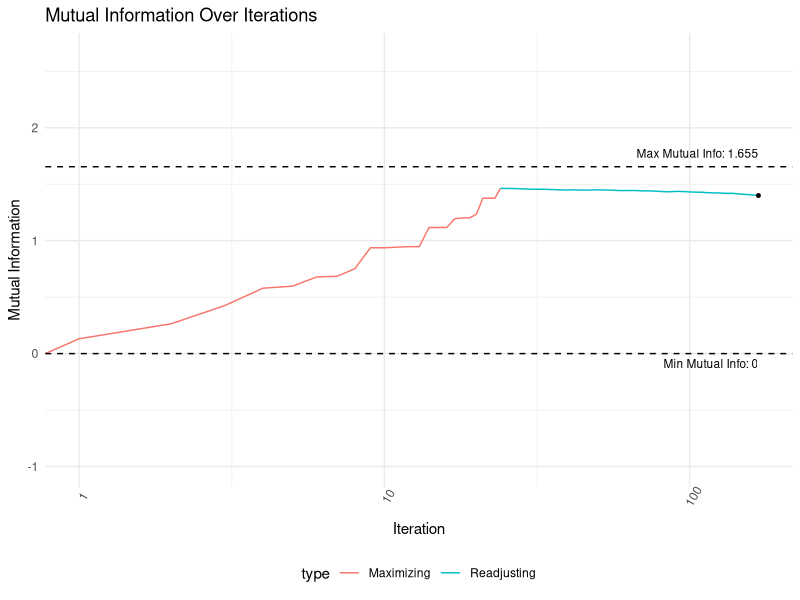
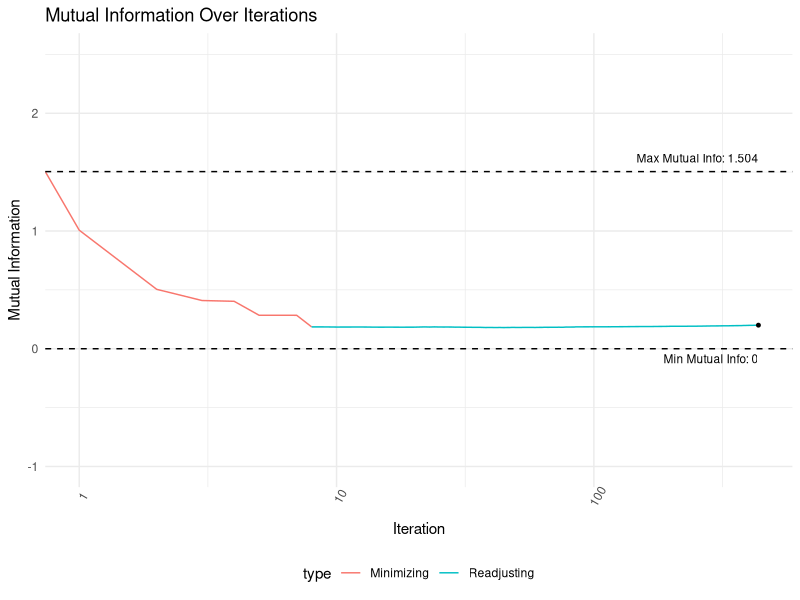

The R source for these figures, in order:
library(tidyverse)
library(stringr)

# Function to calculate mutual information
MutInf <- function(table) {
  rowsums <- rowSums(table)
  colsums <- colSums(table)
  ent_x <- sum(-rowsums/sum(rowsums) * log2(rowsums/sum(rowsums)), na.rm = TRUE)
  ent_y <- sum(-colsums/sum(colsums) * log2(colsums/sum(colsums)), na.rm = TRUE)
  return(ent_x + ent_y - entropy_pair(table))
}

# Function to calculate entropy of a pair
entropy_pair <- function(table) {
  total <- sum(table)
  probs <- table / total
  return(sum(-probs * log2(probs), na.rm = TRUE))
}

# Function to generate a new number for maximizing mutual information
gen_number_max <- function(x, tot_sum) {
  table <- x
  nrows <- nrow(table)
  ncols <- ncol(table)
  repeat {
    RR <- sample(1:nrows, 2)
    CC <- sample(1:ncols, 2)
    if (table[RR[1], CC[1]] > 0 && table[RR[2], CC[2]] > 0) break
  }
  
  delta1 <- min(table[RR[1], CC[1]], table[RR[2], CC[2]])
  delta2 <- -min(table[RR[1], CC[2]], table[RR[2], CC[1]])
  
  table1 <- table
  table2 <- table
  
  table1[RR[1], CC[1]] <- table1[RR[1], CC[1]] - delta1
  table1[RR[2], CC[2]] <- table1[RR[2], CC[2]] - delta1
  table1[RR[1], CC[2]] <- table1[RR[1], CC[2]] + delta1
  table1[RR[2], CC[1]] <- table1[RR[2], CC[1]] + delta1
  
  table2[RR[1], CC[1]] <- table2[RR[1], CC[1]] - delta2
  table2[RR[2], CC[2]] <- table2[RR[2], CC[2]] - delta2
  table2[RR[1], CC[2]] <- table2[RR[1], CC[2]] + delta2
  table2[RR[2], CC[1]] <- table2[RR[2], CC[1]] + delta2
  
  mutinf1 <- MutInf(table1)
  mutinf2 <- MutInf(table2)
  
  if (mutinf1 > mutinf2) {
    return(table1)
  } else {
    return(table2)
  }
}

# Function to generate a new number for minimizing mutual information
gen_number_min <- function(x, tot_sum) {
  table <- x
  nrows <- nrow(table)
  ncols <- ncol(table)
  repeat {
    RR <- sample(1:nrows, 2)
    CC <- sample(1:ncols, 2)
    if (table[RR[1], CC[1]] > 0 && table[RR[2], CC[2]] > 0) break
  }
  
  S <- (table[RR[1], CC[1]] + table[RR[2], CC[2]] + table[RR[1], CC[2]] + table[RR[2], CC[1]])*tot_sum
  delta <- round((table[RR[1], CC[1]]*tot_sum^2*table[RR[2], CC[2]] - table[RR[1], CC[2]]*tot_sum^2*table[RR[2], CC[1]]) / S)
  table[RR[1], CC[1]] <- table[RR[1], CC[1]] - delta/tot_sum
  table[RR[2], CC[2]] <- table[RR[2], CC[2]] - delta/tot_sum
  table[RR[1], CC[2]] <- table[RR[1], CC[2]] + delta/tot_sum
  table[RR[2], CC[1]] <- table[RR[2], CC[1]] + delta/tot_sum
  
  return(table)
}

# Function to generate a new number for stepwise modification
gen_number_1 <- function(x, tot_sum) {
  table <- x
  nrows <- nrow(table)
  ncols <- ncol(table)
  repeat {
    RR <- sample(1:nrows, 2)
    CC <- sample(1:ncols, 2)
    if (table[RR[1], CC[1]] > 0 && table[RR[2], CC[2]] > 0) break
  }
  
  delta <- 1/tot_sum
  
  table[RR[1], CC[1]] <- table[RR[1], CC[1]] - delta
  table[RR[2], CC[2]] <- table[RR[2], CC[2]] - delta
  table[RR[1], CC[2]] <- table[RR[1], CC[2]] + delta
  table[RR[2], CC[1]] <- table[RR[2], CC[1]] + delta
  
  return(table)
}

# Function to perform simulated annealing with stopping condition for target entropy
simul_anneal <- function(initial_table, obj, gen_fn, tot_sum, target, max_n = 5000, temp = 10, maxim = T, readj = F) {
  best <- initial_table
  best_eval <- obj(best)
  curr <- best
  curr_eval <- best_eval
  n <- 0
  mutual_info_history <- data.frame(iteration = 0, mutual_info = curr_eval, 
                                    type = ifelse(readj, "Readjusting", ifelse(maxim, "Maximizing", "Minimizing")))
  
  while (n < max_n) {
    if ((maxim && curr_eval >= target) || (!maxim && curr_eval <= target)) {
      print(paste("Target entropy reached:", curr_eval))
      break
    }
    
    cand <- gen_fn(curr, tot_sum)
    cand_eval <- obj(cand)
    if (maxim){
      if (cand_eval > best_eval) {
        best <- cand
        best_eval <- cand_eval
      }
      diff <- cand_eval - curr_eval
    } else {
      if (cand_eval < best_eval) {
        best <- cand
        best_eval <- cand_eval
      }
      diff <- -cand_eval + curr_eval
    }
    
    temp <- 0.9*temp #/ (n + 1)
    metropolis <- exp(diff / temp)
    if (diff > 0 || runif(1) < metropolis) {
      curr <- cand
      curr_eval <- cand_eval
    }
    n <- n + 1
    mutual_info_history <- rbind(mutual_info_history, data.frame(iteration = n, mutual_info = curr_eval, 
                                                                 type =  ifelse(readj, "Readjusting", ifelse(maxim, "Maximizing", "Minimizing"))))
  }
  return(list(best, best_eval, n, mutual_info_history))
}

# Sinkhorn algorithm function
sinkhorn_algorithm <- function(initial_table, obj, max_iter = 500, tolerance = 1e-5) {
  S <- sum(initial_table)
  S_r <- rowSums(initial_table)
  S_c <- colSums(initial_table)
  n <- nrow(initial_table)
  m <- ncol(initial_table)
  
  # Initialize alpha and beta
  alpha <- rep(1, m)
  beta <- rep(1, n)
  
  curr_eval <- obj(initial_table)
  mutual_info_history <- data.frame(iteration = 0, mutual_info = curr_eval, 
                                    type = "Minimizing")
  
  for (iter in 1:max_iter) {
    
    ones_mat <- matrix(1, nrow = m, ncol = n)
    
    # Update alpha
    alpha <- (S_c / (ones_mat %*% beta))
    # Update beta
    beta <- (S_r / (t(ones_mat) %*% alpha))
    
    # Convergence check
    updated_table <- t(diag(as.vector(alpha)) %*% ones_mat %*% diag(as.vector(beta)))
    curr_eval <- obj(updated_table)
    
    mutual_info_history <- rbind(mutual_info_history, data.frame(iteration = iter, mutual_info = curr_eval, 
                                                                 type = "Minimizing"))
  }
  updated_table <- t(diag(as.vector(alpha)) %*% ones_mat %*% diag(as.vector(beta)))
  new_mut <- obj(updated_table)
  return(list(updated_table, new_mut, iter, mutual_info_history))
}

# Function to solve entropy by adjusting mutual information
solve_entropy <- function(df, target, max_n = 10000, epsilon = 0.001) {
  y_name <- colnames(df)[1]
  x_name <- colnames(df)[2]
  table <- as.matrix(table(df[, c(y_name, x_name)]))
  table_sum <- sum(table)
  table <- table/table_sum # normalize
  old_mut <- MutInf(table)
  
  # Step 1: Find range of entropy values
  
  # Max Entropy (Maximizing mutual information)
  result_max <- simul_anneal(table, obj = MutInf, gen_fn = gen_number_max, 
                             tot_sum = table_sum, target = Inf, max_n = max_n, maxim = TRUE)
  new_mut_max <- result_max[[2]]
  
  # Min Entropy (Minimizing mutual information)
  result_min_sk <- sinkhorn_algorithm(table, obj = MutInf, max_iter = max_n)
  new_mut_min <- result_min_sk[[2]]
  
  # Print the max and min entropy values
  print(paste("Current Entropy:", old_mut))
  print(paste("Min Entropy:", new_mut_min))
  print(paste("Max Entropy:", new_mut_max))
  
  # Step 2: Check if the target entropy is within the range
  if (target < new_mut_min || target > new_mut_max) {
    print("Target entropy is out of range. Please choose a value between the min and max entropy.")
    return(NULL)
  }
  
  # Step 3: Adjust mutual information to reach the target entropy
  if (target > old_mut) {
    gen_fn <- gen_number_max
    result <- simul_anneal(table, obj = MutInf, gen_fn = gen_fn, 
                           tot_sum = table_sum, target = target, max_n = max_n, maxim = TRUE)
    final_hist = result[[4]]
    final_table <- result[[1]]
    final_mut <- result[[2]]
    if (result[[2]] - target > epsilon) {
      print("Target exceeded. Re-adjusting with gen_number_1 to decrease.")
      result_sub <- simul_anneal(result[[1]], obj = MutInf, gen_fn = gen_number_1, 
                             tot_sum = table_sum, target = target, max_n = max_n, 
                             maxim = FALSE, readj = T)
      result_sub[[4]]$iteration = result_sub[[4]]$iteration + max(final_hist$iteration)
      final_hist = rbind(result_sub[[4]], final_hist)
      final_table <- result_sub[[1]]
      final_mut <- result_sub[[2]]
    }
    
  } else {
    gen_fn <- gen_number_min
    result <- simul_anneal(table, obj = MutInf, gen_fn = gen_fn, 
                           tot_sum = table_sum, target = target, max_n = max_n, maxim = FALSE)
    final_hist = result[[4]]
    final_table <- result[[1]]
    final_mut <- result[[2]]
    if (target - result[[2]] > epsilon ) {
      print("Target crossed. Re-adjusting with gen_number_1 to increase.")
      result_sub <- simul_anneal(result[[1]], obj = MutInf, gen_fn = gen_number_1, 
                             tot_sum = table_sum, target = target, max_n = max_n, 
                             maxim = TRUE, readj = T)
      result_sub[[4]]$iteration = result_sub[[4]]$iteration + max(final_hist$iteration)
      final_hist = rbind(result_sub[[4]], final_hist)
      final_table <- result_sub[[1]]
      final_mut <- result_sub[[2]]
    }
  }
  
  print(paste("Final Mutual Information:", final_mut))
  return(list(final_table = final_table, history = final_hist,
              max_mut = new_mut_max, min_mut = new_mut_min))
}

# Increasing
set.seed(33)
df <- data.frame(
  x = sample(str_c("Categ", 1:4), 10000, replace = TRUE),
  y = sample(str_c("Categ", 10:4), 10000, replace = TRUE)
)

target_entropy <- 1.4 # Set your target entropy here
res <- solve_entropy(df, target_entropy)
final_table <- res$final_table
a = res$history
res$history %>%
  ggplot(aes(x = iteration, y = mutual_info, color = type)) +
  geom_line() +
  labs(title = "Mutual Information Over Iterations", x = "Iteration", y = "Mutual Information") +
  theme_minimal() +
  theme(legend.position = "bottom", axis.text.x = element_text(angle = 60)) +
  xlim(c(0, 1.5 * max(res$history$iteration))) + 
  ylim(c(res$min_mut - 1, res$max_mut + 1)) +
  geom_hline(yintercept = res$min_mut, linetype = "dashed", color = "black") +
  geom_hline(yintercept = res$max_mut, linetype = "dashed", color = "black") +
  geom_point(data = subset(res$history, iteration == max(res$history$iteration)), 
             aes(x = iteration, y = mutual_info), 
             color = "black", size = 1) +
  annotate("text", x = max(res$history$iteration), y = res$min_mut, 
           label = paste0("Min Mutual Info: ", round(res$min_mut, 3)), 
           vjust = 1.6, hjust = 1, color = "black", size = 3) +
  annotate("text", x = max(res$history$iteration), y = res$max_mut, 
           label = paste0("Max Mutual Info: ", round(res$max_mut, 3)), 
           vjust = -1, hjust = 1, color = "black", size = 3) +
  scale_x_log10()


# Decreasing


get_entropy <- function(df) {
  y_name <- colnames(df)[1]
  x_name <- colnames(df)[2]
  table <- as.matrix(table(df[, c(y_name, x_name)]))
  table_sum <- sum(table)
  table <- table/table_sum # normalize
  old_mut <- MutInf(table)
  old_mut
}
set.seed(42)
df <- data.frame(
  x = sample(str_c("Categ", 1:4), 10000, replace = TRUE)
) %>% mutate(y = 
               ifelse(str_ends(x, "1"), sample(str_c("Categ", 10:8), 1, replace = TRUE),
                      ifelse(str_ends(x, "2"), sample(str_c("Categ", 8:6), 1, replace = TRUE),
                             sample(str_c("Categ", 5:4), 1, replace = TRUE))
                      )
             )
get_entropy(df)
target_entropy <- 0.2 # Set your target entropy here
res <- solve_entropy(df, target_entropy)
final_table <- res$final_table
a = res$history
res$history %>%
  ggplot(aes(x = iteration, y = mutual_info, color = type)) +
  geom_line() +
  labs(title = "Mutual Information Over Iterations", x = "Iteration", y = "Mutual Information") +
  theme_minimal() +
  theme(legend.position = "bottom", axis.text.x = element_text(angle = 60)) +
  xlim(c(0, 1.5 * max(res$history$iteration))) + 
  ylim(c(res$min_mut - 1, res$max_mut + 1)) +
  geom_hline(yintercept = res$min_mut, linetype = "dashed", color = "black") +
  geom_hline(yintercept = res$max_mut, linetype = "dashed", color = "black") +
  geom_point(data = subset(res$history, iteration == max(res$history$iteration)), 
             aes(x = iteration, y = mutual_info), 
             color = "black", size = 1) +
  annotate("text", x = max(res$history$iteration), y = res$min_mut, 
           label = paste0("Min Mutual Info: ", round(res$min_mut, 3)), 
           vjust = 1.6, hjust = 1, color = "black", size = 3) +
  annotate("text", x = max(res$history$iteration), y = res$max_mut, 
           label = paste0("Max Mutual Info: ", round(res$max_mut, 3)), 
           vjust = -1, hjust = 1, color = "black", size = 3) +
  scale_x_log10()


